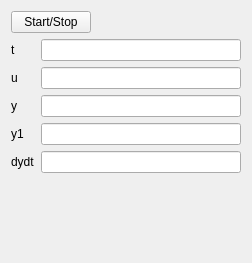
<?xml version="1.0" encoding="UTF-8"?>
<ui version="4.0">
 <class>testForm</class>
 <widget class="QWidget" name="testForm">
  <property name="geometry">
   <rect>
    <x>0</x>
    <y>0</y>
    <width>252</width>
    <height>263</height>
   </rect>
  </property>
  <property name="windowTitle">
   <string>Form</string>
  </property>
  <layout class="QVBoxLayout" name="verticalLayout">
   <item>
    <layout class="QHBoxLayout" name="horizontalLayout">
     <item>
      <widget class="QPushButton" name="btStart">
       <property name="text">
        <string>Start/Stop</string>
       </property>
       <property name="icon">
        <iconset>
         <normaloff>player_play.png</normaloff>
         <normalon>player_stop.png</normalon>player_play.png</iconset>
       </property>
       <property name="checkable">
        <bool>true</bool>
       </property>
      </widget>
     </item>
     <item>
      <spacer name="horizontalSpacer">
       <property name="orientation">
        <enum>Qt::Horizontal</enum>
       </property>
       <property name="sizeHint" stdset="0">
        <size>
         <width>40</width>
         <height>20</height>
        </size>
       </property>
      </spacer>
     </item>
    </layout>
   </item>
   <item>
    <layout class="QGridLayout" name="gridLayout">
     <item row="3" column="1">
      <widget class="QLineEdit" name="y1">
       <property name="readOnly">
        <bool>true</bool>
       </property>
      </widget>
     </item>
     <item row="1" column="0">
      <widget class="QLabel" name="label_4">
       <property name="text">
        <string>u</string>
       </property>
      </widget>
     </item>
     <item row="2" column="1">
      <widget class="QLineEdit" name="y">
       <property name="readOnly">
        <bool>true</bool>
       </property>
      </widget>
     </item>
     <item row="3" column="0">
      <widget class="QLabel" name="label_3">
       <property name="text">
        <string>y1</string>
       </property>
      </widget>
     </item>
     <item row="0" column="0">
      <widget class="QLabel" name="label">
       <property name="text">
        <string>t    </string>
       </property>
      </widget>
     </item>
     <item row="0" column="1">
      <widget class="QLineEdit" name="t">
       <property name="readOnly">
        <bool>true</bool>
       </property>
      </widget>
     </item>
     <item row="1" column="1">
      <widget class="QLineEdit" name="u">
       <property name="readOnly">
        <bool>true</bool>
       </property>
      </widget>
     </item>
     <item row="2" column="0">
      <widget class="QLabel" name="label_2">
       <property name="text">
        <string>y</string>
       </property>
      </widget>
     </item>
     <item row="4" column="0">
      <widget class="QLabel" name="label_5">
       <property name="text">
        <string>dydt</string>
       </property>
      </widget>
     </item>
     <item row="4" column="1">
      <widget class="QLineEdit" name="dydt">
       <property name="readOnly">
        <bool>true</bool>
       </property>
      </widget>
     </item>
    </layout>
   </item>
   <item>
    <spacer name="verticalSpacer">
     <property name="orientation">
      <enum>Qt::Vertical</enum>
     </property>
     <property name="sizeHint" stdset="0">
      <size>
       <width>20</width>
       <height>63</height>
      </size>
     </property>
    </spacer>
   </item>
  </layout>
 </widget>
 <resources/>
 <connections/>
</ui>
